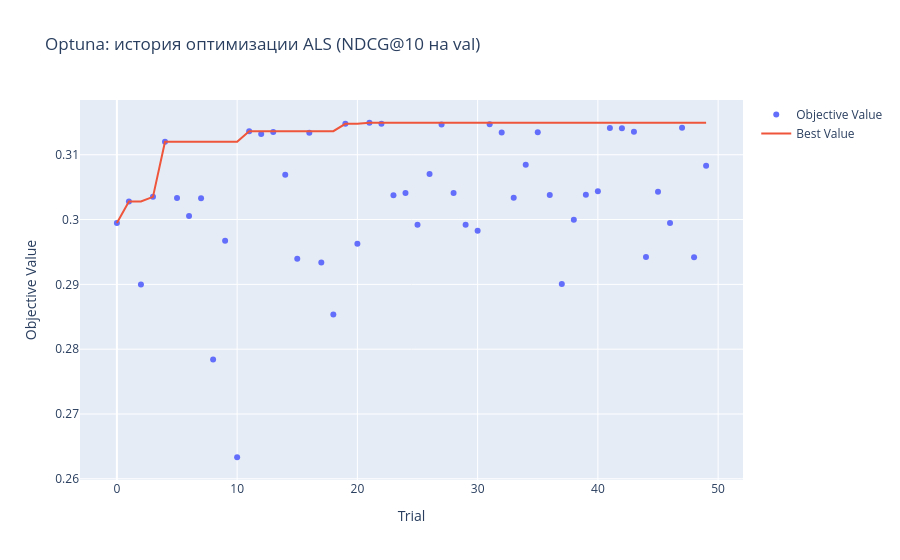
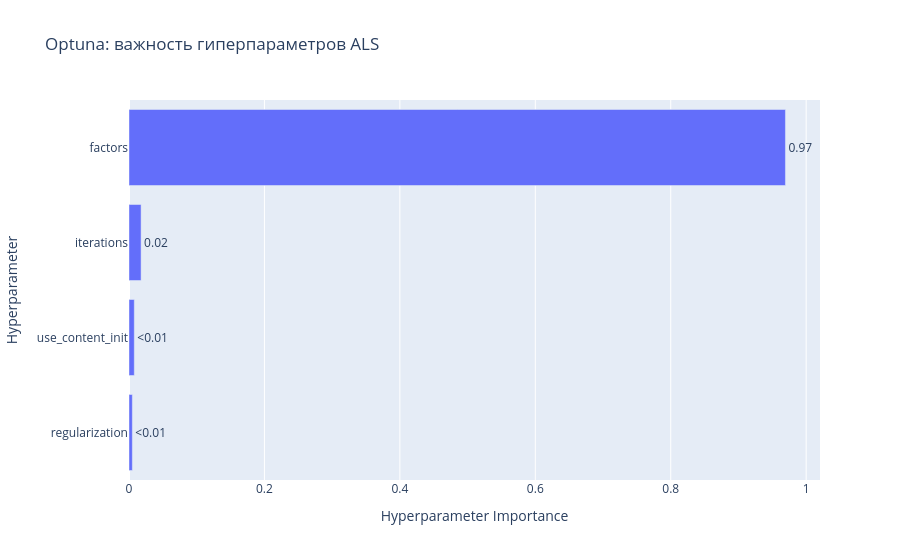
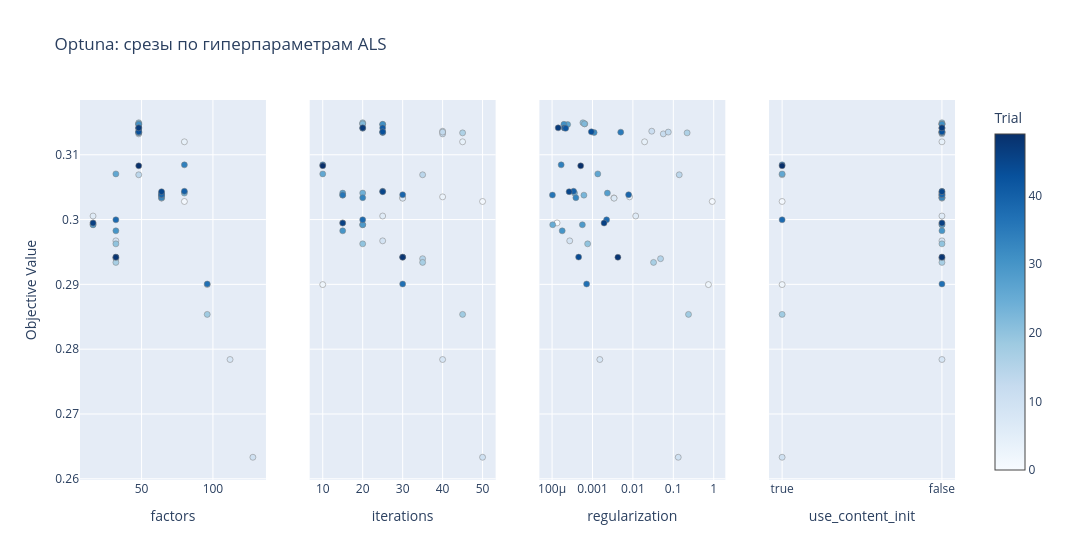

The notebook cell these images were saved under, in order:
### Code cell
# ── Визуализация Optuna ─────────────────────────────────────────────────

fig_history = ov.plot_optimization_history(study)
fig_history.update_layout(title='Optuna: история оптимизации ALS (NDCG@10 на val)')
fig_history.write_html(str(MODELS_DIR / 'optuna_als_history.html'))
fig_history.show()

fig_importance = ov.plot_param_importances(study)
fig_importance.update_layout(title='Optuna: важность гиперпараметров ALS')
fig_importance.write_html(str(MODELS_DIR / 'optuna_als_importance.html'))
fig_importance.show()

fig_slice = ov.plot_slice(study)
fig_slice.update_layout(title='Optuna: срезы по гиперпараметрам ALS')
fig_slice.show()

### Figure 1 — Plotly figure (JSON) as saved in the notebook; plotly's stock layout.template omitted (floating-point values rounded to 4 significant figures)
{"data": [{"mode": "markers", "name": "Objective Value", "type": "scatter", "x": [0, 1, 2, 3, 4, 5, 6, 7, 8, 9, 10, 11, 12, 13, 14, 15, 16, 17, 18, 19, 20, 21, 22, 23, 24, 25, 26, 27, 28, 29, 30, 31, 32, 33, 34, 35, 36, 37, 38, 39, 40, 41, 42, 43, 44, 45, 46, 47, 48, 49], "y": [0.2995, 0.3028, 0.29, 0.3035, 0.312, 0.3033, 0.3005, 0.3033, 0.2784, 0.2967, 0.2633, 0.3136, 0.3132, 0.3135, 0.3069, 0.294, 0.3134, 0.2934, 0.2854, 0.3148, 0.2963, 0.3149, 0.3148, 0.3038, 0.3041, 0.2992, 0.307, 0.3147, 0.3041, 0.2992, 0.2983, 0.3147, 0.3134, 0.3034, 0.3084, 0.3135, 0.3038, 0.2901, 0.3, 0.3038, 0.3044, 0.3141, 0.3141, 0.3135, 0.2942, 0.3043, 0.2995, 0.3142, 0.2942, 0.3083]}, {"mode": "lines", "name": "Best Value", "type": "scatter", "x": [0, 1, 2, 3, 4, 5, 6, 7, 8, 9, 10, 11, 12, 13, 14, 15, 16, 17, 18, 19, 20, 21, 22, 23, 24, 25, 26, 27, 28, 29, 30, 31, 32, 33, 34, 35, 36, 37, 38, 39, 40, 41, 42, 43, 44, 45, 46, 47, 48, 49], "y": [0.2995, 0.3028, 0.3028, 0.3035, 0.312, 0.312, 0.312, 0.312, 0.312, 0.312, 0.312, 0.3136, 0.3136, 0.3136, 0.3136, 0.3136, 0.3136, 0.3136, 0.3136, 0.3148, 0.3148, 0.3149, 0.3149, 0.3149, 0.3149, 0.3149, 0.3149, 0.3149, 0.3149, 0.3149, 0.3149, 0.3149, 0.3149, 0.3149, 0.3149, 0.3149, 0.3149, 0.3149, 0.3149, 0.3149, 0.3149, 0.3149, 0.3149, 0.3149, 0.3149, 0.3149, 0.3149, 0.3149, 0.3149, 0.3149]}, {"marker": {"color": "#cccccc"}, "mode": "markers", "name": "Infeasible Trial", "showlegend": false, "type": "scatter", "x": [], "y": []}], "layout": {"title": {"text": "Optuna: история оптимизации ALS (NDCG@10 на val)"}, "xaxis": {"title": {"text": "Trial"}}, "yaxis": {"title": {"text": "Objective Value"}}}}

### Figure 2 — Plotly figure (JSON) as saved in the notebook; plotly's stock layout.template omitted (floating-point values rounded to 4 significant figures)
{"data": [{"cliponaxis": false, "hovertemplate": ["regularization (FloatDistribution): 0.004937818021508717<extra></extra>", "use_content_init (CategoricalDistribution): 0.007813989904171804<extra></extra>", "iterations (IntDistribution): 0.017851486151176623<extra></extra>", "factors (IntDistribution): 0.9693967059231428<extra></extra>"], "name": "Objective Value", "orientation": "h", "text": ["<0.01", "<0.01", "0.02", "0.97"], "textposition": "outside", "type": "bar", "x": [0.004938, 0.007814, 0.01785, 0.9694], "y": ["regularization", "use_content_init", "iterations", "factors"]}], "layout": {"title": {"text": "Optuna: важность гиперпараметров ALS"}, "xaxis": {"title": {"text": "Hyperparameter Importance"}}, "yaxis": {"title": {"text": "Hyperparameter"}}}}

### Figure 3 — Plotly figure (JSON) as saved in the notebook; plotly's stock layout.template omitted (floating-point values rounded to 4 significant figures)
{"data": [{"marker": {"color": [0, 1, 2, 3, 4, 5, 6, 7, 8, 9, 10, 11, 12, 13, 14, 15, 16, 17, 18, 19, 20, 21, 22, 23, 24, 25, 26, 27, 28, 29, 30, 31, 32, 33, 34, 35, 36, 37, 38, 39, 40, 41, 42, 43, 44, 45, 46, 47, 48, 49], "colorbar": {"title": {"text": "Trial"}, "x": 1, "xpad": 40}, "colorscale": [[0, "rgb(247,251,255)"], [0.125, "rgb(222,235,247)"], [0.25, "rgb(198,219,239)"], [0.375, "rgb(158,202,225)"], [0.5, "rgb(107,174,214)"], [0.625, "rgb(66,146,198)"], [0.75, "rgb(33,113,181)"], [0.875, "rgb(8,81,156)"], [1, "rgb(8,48,107)"]], "line": {"color": "Grey", "width": 0.5}, "showscale": true}, "mode": "markers", "name": "Feasible Trial", "showlegend": false, "type": "scatter", "x": [16, 80, 96, 64, 80, 64, 16, 64, 112, 32, 128, 48, 48, 48, 48, 32, 48, 32, 96, 48, 32, 48, 48, 64, 80, 16, 32, 48, 64, 16, 32, 48, 48, 64, 80, 48, 64, 96, 32, 64, 80, 48, 48, 48, 32, 64, 16, 48, 32, 48], "xaxis": "x", "y": [0.2995, 0.3028, 0.29, 0.3035, 0.312, 0.3033, 0.3005, 0.3033, 0.2784, 0.2967, 0.2633, 0.3136, 0.3132, 0.3135, 0.3069, 0.294, 0.3134, 0.2934, 0.2854, 0.3148, 0.2963, 0.3149, 0.3148, 0.3038, 0.3041, 0.2992, 0.307, 0.3147, 0.3041, 0.2992, 0.2983, 0.3147, 0.3134, 0.3034, 0.3084, 0.3135, 0.3038, 0.2901, 0.3, 0.3038, 0.3044, 0.3141, 0.3141, 0.3135, 0.2942, 0.3043, 0.2995, 0.3142, 0.2942, 0.3083], "yaxis": "y"}, {"marker": {"color": [0, 1, 2, 3, 4, 5, 6, 7, 8, 9, 10, 11, 12, 13, 14, 15, 16, 17, 18, 19, 20, 21, 22, 23, 24, 25, 26, 27, 28, 29, 30, 31, 32, 33, 34, 35, 36, 37, 38, 39, 40, 41, 42, 43, 44, 45, 46, 47, 48, 49], "colorbar": {"title": {"text": "Trial"}, "x": 1, "xpad": 40}, "colorscale": [[0, "rgb(247,251,255)"], [0.125, "rgb(222,235,247)"], [0.25, "rgb(198,219,239)"], [0.375, "rgb(158,202,225)"], [0.5, "rgb(107,174,214)"], [0.625, "rgb(66,146,198)"], [0.75, "rgb(33,113,181)"], [0.875, "rgb(8,81,156)"], [1, "rgb(8,48,107)"]], "line": {"color": "Grey", "width": 0.5}, "showscale": false}, "mode": "markers", "name": "Feasible Trial", "showlegend": false, "type": "scatter", "x": [15, 50, 10, 40, 45, 30, 25, 30, 40, 25, 50, 40, 40, 40, 35, 35, 45, 35, 45, 20, 20, 20, 20, 15, 20, 20, 10, 25, 15, 20, 15, 25, 25, 20, 10, 25, 15, 30, 20, 30, 25, 25, 20, 25, 30, 25, 15, 20, 30, 10], "xaxis": "x2", "y": [0.2995, 0.3028, 0.29, 0.3035, 0.312, 0.3033, 0.3005, 0.3033, 0.2784, 0.2967, 0.2633, 0.3136, 0.3132, 0.3135, 0.3069, 0.294, 0.3134, 0.2934, 0.2854, 0.3148, 0.2963, 0.3149, 0.3148, 0.3038, 0.3041, 0.2992, 0.307, 0.3147, 0.3041, 0.2992, 0.2983, 0.3147, 0.3134, 0.3034, 0.3084, 0.3135, 0.3038, 0.2901, 0.3, 0.3038, 0.3044, 0.3141, 0.3141, 0.3135, 0.2942, 0.3043, 0.2995, 0.3142, 0.2942, 0.3083], "yaxis": "y2"}, {"marker": {"color": [0, 1, 2, 3, 4, 5, 6, 7, 8, 9, 10, 11, 12, 13, 14, 15, 16, 17, 18, 19, 20, 21, 22, 23, 24, 25, 26, 27, 28, 29, 30, 31, 32, 33, 34, 35, 36, 37, 38, 39, 40, 41, 42, 43, 44, 45, 46, 47, 48, 49], "colorbar": {"title": {"text": "Trial"}, "x": 1, "xpad": 40}, "colorscale": [[0, "rgb(247,251,255)"], [0.125, "rgb(222,235,247)"], [0.25, "rgb(198,219,239)"], [0.375, "rgb(158,202,225)"], [0.5, "rgb(107,174,214)"], [0.625, "rgb(66,146,198)"], [0.75, "rgb(33,113,181)"], [0.875, "rgb(8,81,156)"], [1, "rgb(8,48,107)"]], "line": {"color": "Grey", "width": 0.5}, "showscale": false}, "mode": "markers", "name": "Feasible Trial", "showlegend": false, "type": "scatter", "x": [0.0001328, 0.9202, 0.7402, 0.00826, 0.01946, 0.003389, 0.01171, 0.003422, 0.001519, 0.0002733, 0.1325, 0.02926, 0.05653, 0.07513, 0.1401, 0.04832, 0.2195, 0.03244, 0.2376, 0.0006448, 0.0007582, 0.0005793, 0.0006323, 0.0006129, 0.0003587, 0.0001036, 0.001352, 0.0002426, 0.002336, 0.0005615, 0.0001781, 0.0001964, 0.001098, 0.0003877, 0.0001678, 0.004995, 0.0001019, 0.0007151, 0.002233, 0.007826, 0.0003398, 0.0002003, 0.0002172, 0.0009364, 0.0004536, 0.0002638, 0.001933, 0.0001415, 0.004254, 0.0005105], "xaxis": "x3", "y": [0.2995, 0.3028, 0.29, 0.3035, 0.312, 0.3033, 0.3005, 0.3033, 0.2784, 0.2967, 0.2633, 0.3136, 0.3132, 0.3135, 0.3069, 0.294, 0.3134, 0.2934, 0.2854, 0.3148, 0.2963, 0.3149, 0.3148, 0.3038, 0.3041, 0.2992, 0.307, 0.3147, 0.3041, 0.2992, 0.2983, 0.3147, 0.3134, 0.3034, 0.3084, 0.3135, 0.3038, 0.2901, 0.3, 0.3038, 0.3044, 0.3141, 0.3141, 0.3135, 0.2942, 0.3043, 0.2995, 0.3142, 0.2942, 0.3083], "yaxis": "y3"}, {"marker": {"color": [0, 1, 2, 3, 4, 5, 6, 7, 8, 9, 10, 11, 12, 13, 14, 15, 16, 17, 18, 19, 20, 21, 22, 23, 24, 25, 26, 27, 28, 29, 30, 31, 32, 33, 34, 35, 36, 37, 38, 39, 40, 41, 42, 43, 44, 45, 46, 47, 48, 49], "colorbar": {"title": {"text": "Trial"}, "x": 1, "xpad": 40}, "colorscale": [[0, "rgb(247,251,255)"], [0.125, "rgb(222,235,247)"], [0.25, "rgb(198,219,239)"], [0.375, "rgb(158,202,225)"], [0.5, "rgb(107,174,214)"], [0.625, "rgb(66,146,198)"], [0.75, "rgb(33,113,181)"], [0.875, "rgb(8,81,156)"], [1, "rgb(8,48,107)"]], "line": {"color": "Grey", "width": 0.5}, "showscale": false}, "mode": "markers", "name": "Feasible Trial", "showlegend": false, "type": "scatter", "x": [false, true, true, false, false, false, false, false, false, false, true, false, false, false, true, false, false, false, true, false, false, false, false, false, false, false, true, false, false, false, false, false, false, false, true, false, false, false, true, false, false, false, false, false, false, false, false, false, false, true], "xaxis": "x4", "y": [0.2995, 0.3028, 0.29, 0.3035, 0.312, 0.3033, 0.3005, 0.3033, 0.2784, 0.2967, 0.2633, 0.3136, 0.3132, 0.3135, 0.3069, 0.294, 0.3134, 0.2934, 0.2854, 0.3148, 0.2963, 0.3149, 0.3148, 0.3038, 0.3041, 0.2992, 0.307, 0.3147, 0.3041, 0.2992, 0.2983, 0.3147, 0.3134, 0.3034, 0.3084, 0.3135, 0.3038, 0.2901, 0.3, 0.3038, 0.3044, 0.3141, 0.3141, 0.3135, 0.2942, 0.3043, 0.2995, 0.3142, 0.2942, 0.3083], "yaxis": "y4"}], "layout": {"title": {"text": "Optuna: срезы по гиперпараметрам ALS"}, "width": 1200, "xaxis": {"anchor": "y", "domain": [0, 0.2125], "title": {"text": "factors"}}, "xaxis2": {"anchor": "y2", "domain": [0.2625, 0.475], "title": {"text": "iterations"}}, "xaxis3": {"anchor": "y3", "domain": [0.525, 0.7375], "title": {"text": "regularization"}, "type": "log"}, "xaxis4": {"anchor": "y4", "categoryarray": [true, false], "categoryorder": "array", "domain": [0.7875, 1], "title": {"text": "use_content_init"}, "type": "category"}, "yaxis": {"anchor": "x", "domain": [0, 1], "title": {"text": "Objective Value"}}, "yaxis2": {"anchor": "x2", "domain": [0, 1], "matches": "y", "showticklabels": false}, "yaxis3": {"anchor": "x3", "domain": [0, 1], "matches": "y", "showticklabels": false}, "yaxis4": {"anchor": "x4", "domain": [0, 1], "matches": "y", "showticklabels": false}}}
